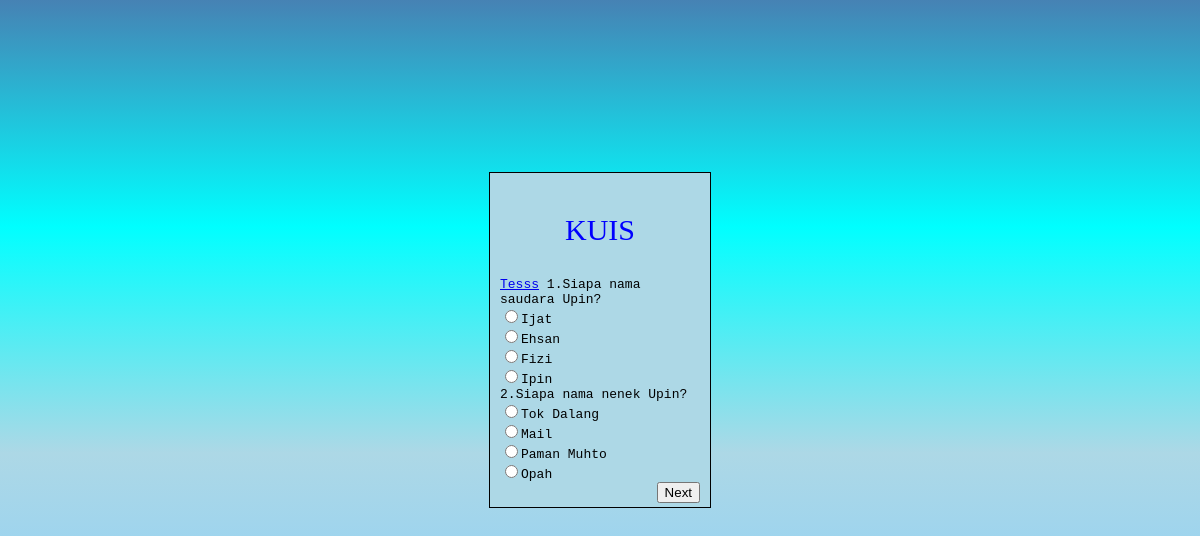
The app's page /HalamanSoal1.php with its own data.
### tables this page shows
CREATE TABLE IF NOT EXISTS `soal` (
  `idsoal` int(11) NOT NULL AUTO_INCREMENT,
  `nomor` int(11) DEFAULT NULL,
  `pertanyaan` varchar(100) DEFAULT NULL,
  `halaman_ke` int(11) DEFAULT NULL,
  PRIMARY KEY (`idsoal`)
);

CREATE TABLE IF NOT EXISTS `jawaban` (
  `idjawaban` int(11) NOT NULL AUTO_INCREMENT,
  `idsoal` int(11) NOT NULL,
  `isi_jawaban` varchar(45) DEFAULT NULL,
  `benarkah` tinyint(1) DEFAULT NULL,
  PRIMARY KEY (`idjawaban`),
  KEY `fk_jawaban_soal_idx` (`idsoal`)
);

### HalamanSoal1.php (the view, shortened to what this page needs)
<?php
$mysqli = new mysqli("localhost", "root", "", "projectfs");
$totaldataperpage = 2;
$page = isset($_GET["page"]) ? $_GET["page"] : 1;
$offset = $totaldataperpage * ($page - 1);
?>
<!DOCTYPE html>
<html>
<head>
</head>
<body>
	<div>
		<form>
			<p id="tes">KUIS</p>
			<a href="#" id="btnTes">Tesss</a>
			<?php
			$result = $mysqli->query("SELECT * FROM soal");
			$total_data = $result->num_rows;
			$stmt = $mysqli->prepare("SELECT * FROM soal LIMIT ?, ?");
			$stmt->bind_param("ii", $offset, $totaldataperpage);
			$stmt->execute();
			$result = $stmt->get_result();
			$soal1 = $result->fetch_assoc();
			$sql1 = "SELECT * FROM jawaban j INNER JOIN soal s ON j.idsoal = s.idsoal  WHERE j.idsoal = ? ORDER BY rand()";
			$stmt1 = $mysqli->prepare($sql1);
			$stmt1->bind_param("i", $soal1['idsoal']);
			$stmt1->execute();
			$res_jawaban = $stmt1->get_result();
			$arr1 = $res_jawaban->fetch_assoc();
			$arr2 = $res_jawaban->fetch_assoc();
			$arr3 = $res_jawaban->fetch_assoc();
			$arr4 = $res_jawaban->fetch_assoc();
			$soal2 = $result->fetch_assoc();
			$sql2 = "SELECT * FROM jawaban j INNER JOIN soal s ON j.idsoal = s.idsoal  WHERE j.idsoal = ? ORDER BY rand()";
			$stmt2 = $mysqli->prepare($sql2);
			$stmt2->bind_param("i", $soal2['idsoal']);
			$stmt2->execute();
			$res_jawaban = $stmt2->get_result();
			$arr5 = $res_jawaban->fetch_assoc();
			$arr6 = $res_jawaban->fetch_assoc();
			$arr7 = $res_jawaban->fetch_assoc();
			$arr8 = $res_jawaban->fetch_assoc();
			if ($page == 1) {
				echo "<label name ='soal'>" . $soal1['nomor'] . "." . $soal1['pertanyaan'] . "</label><br>";
				echo "<label><input type='radio' name='jawaban1' onclick='goDoSomething1(this); handleClick1(this); ' data-id='jawaban1s1' id='tes1' value='" . $arr1['idjawaban'] . "'>" . $arr1['isi_jawaban'] . "</label><br>";
				echo "<label><input type='radio' name='jawaban1' onclick='goDoSomething1(this); handleClick1(this); ' data-id='jawaban1s2' id='tes2' value='" . $arr2['idjawaban'] . "'>" . $arr2['isi_jawaban'] . "</label><br>";
				echo "<label><input type='radio' name='jawaban1' onclick='goDoSomething1(this); handleClick1(this); ' data-id='jawaban1s3' id='tes3' value='" . $arr3['idjawaban'] . "'>" . $arr3['isi_jawaban'] . "</label><br>";
				echo "<label><input type='radio' name='jawaban1' onclick='goDoSomething1(this); handleClick1(this); ' data-id='jawaban1s4' id='tes4' value='" . $arr4['idjawaban'] . "'>" . $arr4['isi_jawaban'] . "</label><br>";
				echo "<label name ='soal'>" . $soal2['nomor'] . "." . $soal2['pertanyaan'] . "</label><br>";
				echo "<label><input type='radio' name='jawaban2' onclick='goDoSomething2(this); handleClick2(this);' data-id='jawaban1s5' value='" . $arr5['idjawaban'] . "'>" . $arr5['isi_jawaban'] . "</label><br>";
				echo "<label><input type='radio' name='jawaban2' onclick='goDoSomething2(this); handleClick2(this);' data-id='jawaban1s6' value='" . $arr6['idjawaban'] . "'>" . $arr6['isi_jawaban'] . "</label><br>";
				echo "<label><input type='radio' name='jawaban2' onclick='goDoSomething2(this); handleClick2(this);' data-id='jawaban1s7' value='" . $arr7['idjawaban'] . "'>" . $arr7['isi_jawaban'] . "</label><br>";
				echo "<label><input type='radio' name='jawaban2' onclick='goDoSomething2(this); handleClick2(this);' data-id='jawaban1s8' value='" . $arr8['idjawaban'] . "'>" . $arr8['isi_jawaban'] . "</label><br>";
			}
			?>
		</form>
		<?php
		$jumlah_halaman = ceil($total_data / $totaldataperpage);
		include "generate_halaman.php";
		echo generate_halaman($jumlah_halaman, $page, $totaldataperpage);
		?>
	</div>
</body>
</html>

### generate_halaman.php (shortened to what this page needs)
<?php
function generate_halaman($jumlah_halaman, $page, $totaldataperpage)
{
	$hasil = "";
	if($page < $jumlah_halaman)
	{
		$hasil .= "<a href ='HalamanSoal.php?page=".($page+1)."' class='button' id='btnNext'><button style='float:right'>Next</button></a>";
	}
	return $hasil;
}
?>

### HalamanSoal1.php (style rules this page uses)
div { border: 1px solid black; width: 200px; margin: 172px auto; padding: 10px; background-color: lightblue; font-family: monospace; }
.button { padding: 5px; }
body { background-image: linear-gradient(#4682B4, #00FFFF, lightblue, lightskyblue); position: relative; }
p { font-family: fantasy; font-size: 30px; text-align: center; color: blue; }

### records on screen
soal: nomor "1", pertanyaan "Siapa nama saudara Upin?"
jawaban: isi_jawaban "Ijat"
jawaban: isi_jawaban "Ehsan"
jawaban: isi_jawaban "Fizi"
jawaban: isi_jawaban "Ipin"
soal: nomor "2", pertanyaan "Siapa nama nenek Upin?"
jawaban: isi_jawaban "Tok Dalang"
jawaban: isi_jawaban "Mail"
jawaban: isi_jawaban "Paman Muhto"
jawaban: isi_jawaban "Opah"
